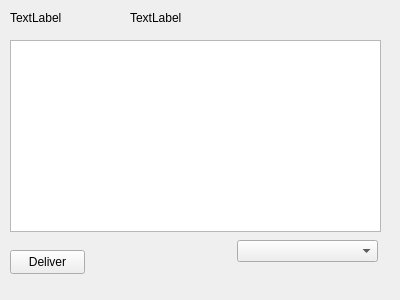
<?xml version="1.0" encoding="UTF-8"?>
<ui version="4.0">
 <class>CourierGUI</class>
 <widget class="QWidget" name="CourierGUI">
  <property name="geometry">
   <rect>
    <x>0</x>
    <y>0</y>
    <width>400</width>
    <height>300</height>
   </rect>
  </property>
  <property name="windowTitle">
   <string>CourierGUI</string>
  </property>
  <widget class="QLabel" name="zoneLabel">
   <property name="geometry">
    <rect>
     <x>10</x>
     <y>10</y>
     <width>81</width>
     <height>16</height>
    </rect>
   </property>
   <property name="text">
    <string>TextLabel</string>
   </property>
  </widget>
  <widget class="QListWidget" name="packagesListWidget">
   <property name="geometry">
    <rect>
     <x>10</x>
     <y>40</y>
     <width>371</width>
     <height>192</height>
    </rect>
   </property>
  </widget>
  <widget class="QLabel" name="streetsLabel">
   <property name="geometry">
    <rect>
     <x>130</x>
     <y>10</y>
     <width>251</width>
     <height>16</height>
    </rect>
   </property>
   <property name="text">
    <string>TextLabel</string>
   </property>
  </widget>
  <widget class="QComboBox" name="streetsComboBox">
   <property name="geometry">
    <rect>
     <x>237</x>
     <y>240</y>
     <width>141</width>
     <height>22</height>
    </rect>
   </property>
  </widget>
  <widget class="QPushButton" name="deliverButton">
   <property name="geometry">
    <rect>
     <x>10</x>
     <y>250</y>
     <width>75</width>
     <height>24</height>
    </rect>
   </property>
   <property name="text">
    <string>Deliver</string>
   </property>
  </widget>
 </widget>
 <resources/>
 <connections/>
</ui>
